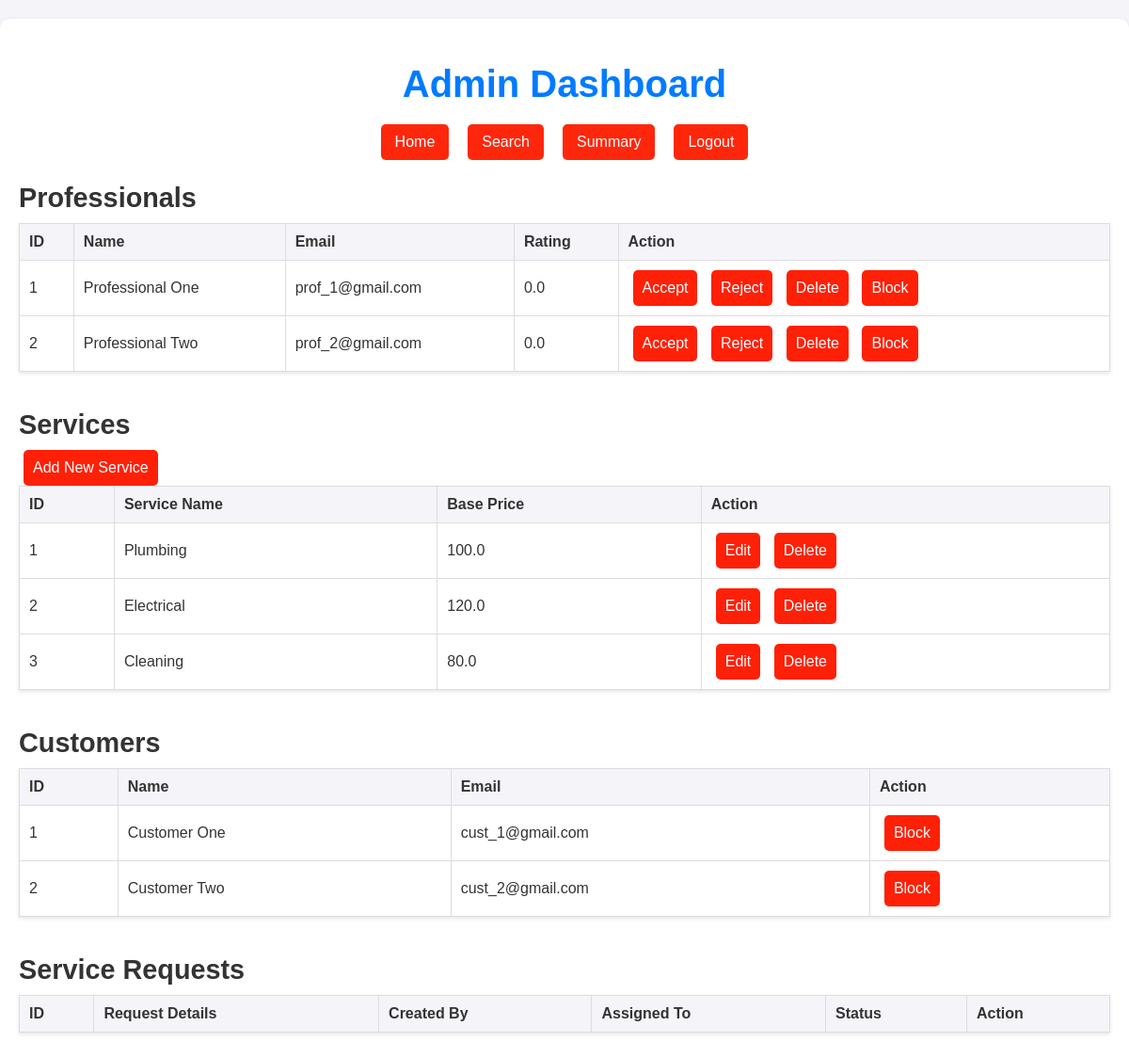
Page /admin_dashboard on the committed database.
### models.py (models this page shows)
class ServiceProfessional(db.Model):
    id = db.Column(db.Integer, primary_key=True)
    name = db.Column(db.String(80), nullable=False)
    username = db.Column(db.String(80), unique=True, nullable=False)
    password = db.Column(db.String(120), nullable=False)
    location = db.Column(db.String(80), nullable=False)
    pincode = db.Column(db.Integer, nullable=False)
    verified = db.Column(db.Boolean, default=False)
    blocked = db.Column(db.Boolean, default=False)
    service_type = db.Column(db.String(80), default="None")
    experience = db.Column(db.Integer, nullable=False)
    phone_no = db.Column(db.String(15))
    about = db.Column(db.Text, nullable=True)  # Add the about field
    rating = db.Column(db.Float, default=0.0)
    rating_count = db.Column(db.Integer, default=0)
    requests = db.relationship('ServiceRequest', backref='professional', lazy=True)

class Service(db.Model):
    id = db.Column(db.Integer, primary_key=True)
    name = db.Column(db.String(80), nullable=False)
    base_price = db.Column(db.Float, nullable=False)
    time_required = db.Column(db.Integer)
    description = db.Column(db.String(200))
    requests = db.relationship('ServiceRequest', backref='service', lazy=True)

class Customer(db.Model):
    id = db.Column(db.Integer, primary_key=True)
    name = db.Column(db.String(80), nullable=False)
    username = db.Column(db.String(80), unique=True, nullable=False)
    password = db.Column(db.String(120), nullable=False)
    blocked = db.Column(db.Boolean, default=False)
    requests = db.relationship('ServiceRequest', backref='customer', lazy=True)

### app.py (the view)
@app.route('/admin_dashboard', methods=['GET'])
def admin_dashboard():
    search_query = request.args.get('search_query', '')
    if search_query:
        professionals = ServiceProfessional.query.filter(
            ServiceProfessional.name.ilike(f'%{search_query}%') |
            ServiceProfessional.username.ilike(f'%{search_query}%')
        ).all()
    else:
        professionals = ServiceProfessional.query.all()
    services = Service.query.all()
    customers = Customer.query.all()
    requests = ServiceRequest.query.all()
    return render_template('admin_dashboard.html', services=services, professionals=professionals, customers=customers, requests=requests)

### templates/admin_dashboard.html (shortened to what this page needs)
<!DOCTYPE html>
<html lang="en">
<head>
    <link rel="stylesheet" href="{{ url_for('static', filename='css/style_admin.css') }}">
</head>
<body>
    <div class="dashboard">
        <h1>Admin Dashboard</h1>
        <nav class="tabs">
            <a href="#">Home</a>
            <a href="{{ url_for('search_professionals') }}">Search</a>
            <a href="{{ url_for('admin_summary') }}">Summary</a>
            <a href="{{ url_for('logout') }}">Logout</a>
        </nav>
        <div class="content">
            <section>
                <h2>Professionals</h2>
                <table>
                    <thead>
                        <tr>
                            <th>ID</th>
                            <th>Name</th>
                            <th>Email</th>
                            <th>Rating</th>
                            <th>Action</th>
                        </tr>
                    </thead>
                    <tbody>
                        {% for professional in professionals %}
                        <tr>
                            <td>{{ professional.id }}</td>
                            <td>{{ professional.name }}</td>
                            <td>{{ professional.username }}</td>
                            <td>{{ professional.rating }}</td>
                            <td>
                                <a href="{{ url_for('accept_professional', professional_id=professional.id) }}" class="btn">Accept</a>
                                <a href="{{ url_for('reject_professional', professional_id=professional.id) }}" class="btn">Reject</a>
                                <a href="{{ url_for('delete_professional', professional_id=professional.id) }}" class="btn">Delete</a>
                                <form action="{{ url_for('toggle_block_professional', professional_id=professional.id) }}" method="POST" style="display:inline;">
                                    <button type="submit" class="btn">
                                        {{ 'Unblock' if professional.blocked else 'Block' }}
                                    </button>
                                </form>
                            </td>
                        </tr>
                        {% endfor %}
                    </tbody>
                </table>
            </section>
            <section>
                <h2>Services</h2>
                <a href="{{ url_for('add_service') }}" class="btn">Add New Service</a>
                <table>
                    <thead>
                        <tr>
                            <th>ID</th>
                            <th>Service Name</th>
                            <th>Base Price</th>
                            <th>Action</th>
                        </tr>
                    </thead>
                    <tbody>
                        {% for service in services %}
                        <tr>
                            <td>{{ service.id }}</td>
                            <td>{{ service.name }}</td>
                            <td>{{ service.base_price }}</td>
                            <td>
                                <a href="{{ url_for('edit_service', service_id=service.id) }}" class="btn">Edit</a>
                                <a href="{{ url_for('delete_service', service_id=service.id) }}" class="btn">Delete</a>
                            </td>
                        </tr>
                        {% endfor %}
                    </tbody>
                </table>
            </section>
            <section>
                <h2>Customers</h2>
                <table>
                    <thead>
                        <tr>
                            <th>ID</th>
                            <th>Name</th>
                            <th>Email</th>
                            <th>Action</th>
                        </tr>
                    </thead>
                    <tbody>
                        {% for customer in customers %}
                        <tr>
                            <td>{{ customer.id }}</td>
                            <td>{{ customer.name }}</td>
                            <td>{{ customer.username }}</td>
                            <td>
                                <form action="{{ url_for('toggle_block_customer', customer_id=customer.id) }}" method="POST" style="display:inline;">
                                    <button type="submit" class="btn">
                                        {{ 'Unblock' if customer.blocked else 'Block' }}
                                    </button>
                                </form>
                            </td>
                        </tr>
                        {% endfor %}
                    </tbody>
                </table>
            </section>
            <section>
                <h2>Service Requests</h2>
                <table>
                    <thead>
                        <tr>
                            <th>ID</th>
                            <th>Request Details</th>
                            <th>Created By</th>
                            <th>Assigned To</th>
                            <th>Status</th>
                            <th>Action</th>
                        </tr>
                    </thead>
                </table>
            </section>
        </div>
    </div>
</body>
</html>

### static/css/style_admin.css (style rules this page uses)
body { font-family: Arial, sans-serif; background-color: #f4f4f9; color: #333; margin: 0; padding: 0; }
.dashboard { max-width: 1200px; margin: 20px auto; padding: 20px; background: #fff; border-radius: 10px; box-shadow: 0 4px 8px rgba(0, 0, 0, 0.1); }
h1 { font-size: 2.5rem; color: #007BFF; text-align: center; margin-bottom: 20px; }
.tabs { display: flex; justify-content: center; margin-bottom: 20px; }
.tabs a { color: white; background-color: #ff1e00f4; padding: 10px 15px; text-decoration: none; margin: 0 10px; border-radius: 5px; }
.content { margin-top: 20px; }
section { margin-bottom: 40px; }
section h2 { font-size: 1.8rem; color: #333; margin-bottom: 10px; }
table { width: 100%; border-collapse: collapse; margin-bottom: 20px; box-shadow: 0 2px 4px rgba(0, 0, 0, 0.1); }
table, th, td { border: 1px solid #ddd; }
th, td { padding: 10px; text-align: left; }
th { background-color: #f4f4f9; }
.btn { background-color: #ff1900f7; color: white; padding: 10px; border: none; border-radius: 5px; cursor: pointer; display: inline-block; margin: 0 5px; text-decoration: none; font-size: 1rem; }

### rows in the picture
ServiceProfessional: id "1", name "Professional One", username "prof_1@gmail.com", rating "0.0", blocked "Block"
ServiceProfessional: id "2", name "Professional Two", username "prof_2@gmail.com", rating "0.0", blocked "Block"
Service: id "1", name "Plumbing", base_price "100.0"
Service: id "2", name "Electrical", base_price "120.0"
Service: id "3", name "Cleaning", base_price "80.0"
Customer: id "1", name "Customer One", username "cust_1@gmail.com", blocked "Block"
Customer: id "2", name "Customer Two", username "cust_2@gmail.com", blocked "Block"
